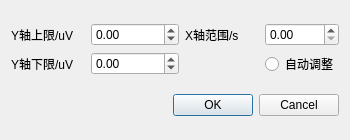
<?xml version="1.0" encoding="UTF-8"?>
<ui version="4.0">
 <class>ChartSetting</class>
 <widget class="QDialog" name="ChartSetting">
  <property name="geometry">
   <rect>
    <x>0</x>
    <y>0</y>
    <width>350</width>
    <height>140</height>
   </rect>
  </property>
  <property name="minimumSize">
   <size>
    <width>350</width>
    <height>140</height>
   </size>
  </property>
  <property name="maximumSize">
   <size>
    <width>350</width>
    <height>140</height>
   </size>
  </property>
  <property name="windowTitle">
   <string>Dialog</string>
  </property>
  <layout class="QGridLayout" name="gridLayout_2">
   <item row="0" column="0">
    <layout class="QGridLayout" name="gridLayout">
     <item row="1" column="0">
      <widget class="QLabel" name="label_2">
       <property name="text">
        <string>Y轴下限/uV</string>
       </property>
      </widget>
     </item>
     <item row="1" column="1">
      <widget class="QDoubleSpinBox" name="m_doubleSpinBox_ymin">
       <property name="minimum">
        <double>-10000000.000000000000000</double>
       </property>
       <property name="maximum">
        <double>10000000.000000000000000</double>
       </property>
      </widget>
     </item>
     <item row="0" column="1">
      <widget class="QDoubleSpinBox" name="m_doubleSpinBox_ymax">
       <property name="minimum">
        <double>-10000000.000000000000000</double>
       </property>
       <property name="maximum">
        <double>10000000.000000000000000</double>
       </property>
      </widget>
     </item>
     <item row="0" column="0">
      <widget class="QLabel" name="label">
       <property name="text">
        <string>Y轴上限/uV</string>
       </property>
      </widget>
     </item>
     <item row="0" column="2">
      <widget class="QLabel" name="label_3">
       <property name="text">
        <string>X轴范围/s</string>
       </property>
      </widget>
     </item>
     <item row="0" column="3">
      <widget class="QDoubleSpinBox" name="m_doubleSpinBox_xrange"/>
     </item>
     <item row="1" column="3">
      <widget class="QRadioButton" name="m_radioButton_chart_autoadjust">
       <property name="text">
        <string>自动调整</string>
       </property>
      </widget>
     </item>
    </layout>
   </item>
   <item row="1" column="0">
    <widget class="QDialogButtonBox" name="buttonBox">
     <property name="orientation">
      <enum>Qt::Horizontal</enum>
     </property>
     <property name="standardButtons">
      <set>QDialogButtonBox::Cancel|QDialogButtonBox::Ok</set>
     </property>
    </widget>
   </item>
  </layout>
 </widget>
 <resources/>
 <connections>
  <connection>
   <sender>buttonBox</sender>
   <signal>accepted()</signal>
   <receiver>ChartSetting</receiver>
   <slot>accept()</slot>
   <hints>
    <hint type="sourcelabel">
     <x>248</x>
     <y>254</y>
    </hint>
    <hint type="destinationlabel">
     <x>157</x>
     <y>274</y>
    </hint>
   </hints>
  </connection>
  <connection>
   <sender>buttonBox</sender>
   <signal>rejected()</signal>
   <receiver>ChartSetting</receiver>
   <slot>reject()</slot>
   <hints>
    <hint type="sourcelabel">
     <x>316</x>
     <y>260</y>
    </hint>
    <hint type="destinationlabel">
     <x>286</x>
     <y>274</y>
    </hint>
   </hints>
  </connection>
 </connections>
</ui>
